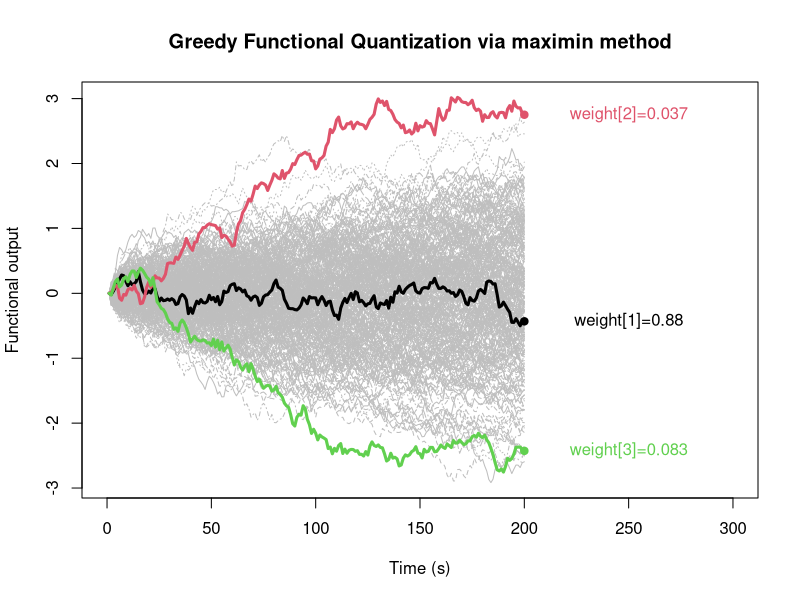
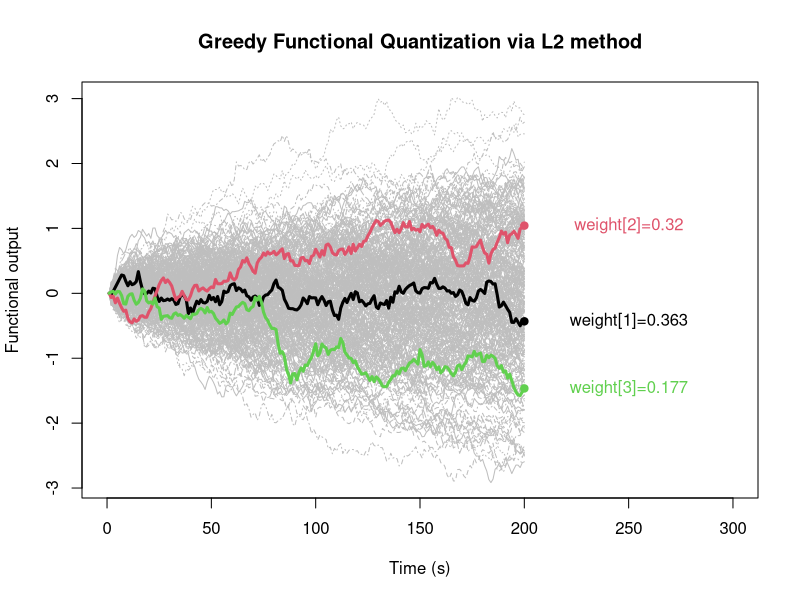

Source code (R) for these figures, in order:
## ---- chunk 1
knitr::opts_chunk$set(echo = TRUE)
## ---- chunk 2
CVT <- function(data,size,iter=22)
{
  Nsim <- dim(data)[1]
  discretization <- dim(data)[2]
  id <- sample(seq(1,Nsim,by=1),size)
  center <- data[id,]
  for(j in 1:iter)
  {
    ccenters <- center
    pairs <- (data)
    distances <- outer(
      1:nrow(pairs),
      1:nrow(ccenters),
      Vectorize( function(m,l) {
        sqrt(sum( (pairs[m,] - ccenters[l,])^2 )/discretization)
      } )
    )
    clusters <- apply(distances,1,which.min)
    weight <- rep(0,size)
    for(q in 1:size) weight[q] <- length(which(clusters==q))/Nsim
    for(i in 1:size)
    {
      if( length(which(clusters==i)) > 1) center[i,] <- apply(data[which(clusters==i),],2,mean)
      if( length(which(clusters==i)) == 1) center[i,] <- data[which(clusters==i),]
      if( length(which(clusters==i)) == 0) center[i,] <- center[i,]
    }
    data <- data
  }
  return(list(data=data,quantizer=center,weights=weight))
}
StochGradient <- function(data,mKL,size)
{
  choice.grid_Reda <- function(X, N, ng=1, p = 2) {
    if (!is.numeric(X))
      stop("X must be numeric")
    if (!is.vector(X) & !is.matrix(X))
      stop("X must be a matrix or a vector")
    if ((!(floor(N) == N)) | (N <= 0))
      stop("N must be entire and positive")
    if ((!(floor(ng) == ng)) | (ng <= 0))
      stop("B must be entire")
    if (p < 1)
      stop("p must be at least 1")
    if (is.vector(X)) {
      d <- 1
      n <- length(X)
      primeX <- matrix(sample(X, n * ng, replace = TRUE),
                       nrow = ng)
      hatX <- replicate(ng, sample(unique(X), N, replace = FALSE))
      hatX0 <- hatX  #save the initial grids
      gammaX <- array(0, dim = c(ng, n + 1))
      # initialisation of the step parameter gamma
      a_gamma <- 4 * N
      b_gamma <- pi^2 * N^(-2)
      BtestX = array(Inf, dim = c(ng, 1))
      # choice of gamma0X
      projXbootinit <- array(0, dim = c(n, ng))
      # index of the grid on which X is projected
      iminx <- array(0, dim = c(n, ng))
      for (i in 1:n) {
        RepX <- matrix(rep(X[i], N * ng), ncol = ng, byrow = TRUE)
        Ax <- sqrt((RepX - hatX0)^2)
        iminx[i, ] <- apply(Ax, 2, which.min)
        mx <- matrix(c(iminx[i, ], c(1:ng)), nrow = ng)
        projXbootinit[i, ] <- hatX0[mx]
      }
      RepX <- matrix(rep(X, ng), ncol = ng)
      distortion <- apply((RepX - projXbootinit)^2, 2, sum)/n
      temp_gammaX <- which(distortion > 1)
      if (length(temp_gammaX) > 0) {
        distortion[temp_gammaX] <- array(1, dim = c(length(temp_gammaX),
                                                    1))
      }
      gamma0X <- distortion
      if(any(gamma0X < 0.005)){gamma0X[gamma0X<0.005] <- 1}
      gammaX = array(0, dim = c(ng, n + 1))
      for (i in 1:ng) {
        # calculation of the step parameter
        gammaX[i, ] <- gamma0X[i] * a_gamma/(a_gamma + gamma0X[i] *
                                               b_gamma * c(1:(n + 1) - 1))
      }
      gammaX[, 1] <- gamma0X
      iminX <- array(0, dim = c(n, ng))  #index that will change
      tildeX <- array(0, dim = c(N, ng))
      # updating of the grids, providing optimal grids
      for (i in 1:n) {
        for (j in 1:ng) {
          tildeX[, j] <- matrix(rep(primeX[j, i], N), nrow = N,
                                byrow = TRUE)
        }
        Ax <- sqrt((tildeX - hatX)^2)
        # calculation of each distance to determine the point of
        # the grid the closer of the stimuli
        iminX[i, ] <- apply(Ax, 2, which.min)
        mX <- matrix(c(iminX[i, ], c(1:ng)), nrow = ng)
        if(sqrt(sum((hatX[mX] - primeX[, i])^2))==0){
          hatX[mX] <- hatX[mX] - gammaX[, i + 1] * (hatX[mX] - primeX[, i])
        }else{
          hatX[mX] <- hatX[mX] - gammaX[, i + 1] * (hatX[mX] -
                                                      primeX[, i]) * (sqrt(sum((hatX[mX] - primeX[,
                                                                                                  i])^2)))^(p - 1)/sqrt(sum((hatX[mX] - primeX[,                                                                                                                          i])^2))
        }
      }
    } else {
      n <- ncol(X)
      d <- nrow(X)
      primeX <- array(X[, sample(c(1:n), n * ng,
                                 replace = T)], dim = c(d, n, ng))
      hatX <- replicate(ng, unique(X)[, sample(c(1:n),
                                               N, replace = F)])  # initial grids chosen randomly in the sample
      hatX <- array(hatX, dim = c(d, N, ng))
      hatX0 <- hatX  #save the initial grids
      # initialisation of the step parameter gamma
      a_gamma <- 4 * N^(1/d)
      b_gamma <- pi^2 * N^(-2/d)
      BtestX <- array(Inf, dim = c(1, ng))
      # choice of gamma0X
      for (i in 1:(N - 1)) {
        for (j in (i + 1):N) {
          Bx <- array(0, dim = c(ng, 1))
          Bx <- sqrt(apply((hatX[, i, , drop = FALSE] -
                              hatX[, j, , drop = FALSE])^2, c(2, 3), sum))/2
          temp_gammaX <- which(Bx < BtestX)
          BtestX[temp_gammaX] <- Bx[temp_gammaX]
        }
      }
      temp_gammaX = which(BtestX > 1)
      if (length(temp_gammaX) > 0) {
        BtestX[temp_gammaX] <- array(1, dim = c(length(temp_gammaX),
                                                1))
      }
      gamma0X <- BtestX
      if(any(gamma0X < 0.005)){gamma0X[gamma0X<0.005] <- 1}
      
      gammaX <- array(0, dim = c(ng, n + 1))
      for (i in 1:ng) {
        # calculation of the step parameter
        gammaX[i, ] <- gamma0X[i] * a_gamma/(a_gamma + gamma0X[i] *
                                               b_gamma * c(1:(n + 1) - 1))
      }
      gammaX[, 1] <- gamma0X
      iminX <- array(0, dim = c(n, ng))  #index that will change
      tildeX <- array(0, dim = c(d, N, ng))
      # updating of the grids, providing optimal grids
      for (i in 1:n) {
        for (j in 1:ng) {
          tildeX[, , j] <- matrix(rep(primeX[, i, j], N),
                                  nrow = N, byrow = FALSE)
        }
        Ax <- sqrt(apply((tildeX - hatX)^2, c(2, 3), sum))
        # calculation of each distance to determine the point of the grid
        #the closer of the stimuli
        iminX[i, ] <- apply(Ax, 2, which.min)
        for (k in 1:d) {
          m <- matrix(c(rep(k, ng), iminX[i, ], c(1:ng)), ncol = 3)
          if(p==2){
            hatX[m] = hatX[m] - gammaX[, i + 1] * (hatX[m] - primeX[k, i, ])
          }else{
            hatX[m] = hatX[m] - gammaX[,i + 1] * (hatX[m] - primeX[k, i, ]) *
              (sqrt(sum((hatX[m] - primeX[k, i, ])^2)))^(p - 1)/sqrt(sum((hatX[m] - primeX[k,
                                                                                           i, ])^2))
          }
        }
      }
    }
    output <- list(init_grid=hatX0,opti_grid=hatX)
    output
  }
  
  dimRed <- Karhunen_Loeve(data,mKL,scale=TRUE)
  support <- dimRed$Coeff
  MEAN <- dimRed$center
  
  l <- choice.grid_Reda(t(support),size,ng=1,p=2)
  
  newCoeff <- t(l$opti_grid[,,1])
  
  quantizer <- matrix(0,ncol=ncol(data),nrow=size)
  for(i in 1:size)
  {
    test <- matrix(0,ncol=mKL,nrow=ncol(data))
    for(j in 1:mKL) test[,j] <- newCoeff[i,j] * (dimRed$eigenfunction[,j]  )
    quantizer[i,] <- apply(test,1,sum) + MEAN
  }
  
  ccenters <- quantizer
  pairs <- data
  distances <- outer(
    1:nrow(pairs),
    1:nrow(ccenters),
    Vectorize( function(m,l) {
      sum( (pairs[m,] - ccenters[l,])^2 )
    } )
  )
  clusters <- apply(distances,1,which.min)
  weight <- as.vector(as.matrix(NA,1,size))
  for(q in 1:size) weight[q] <- length(which(clusters==q))/dim(data)[1]
  
  return(list(data=data,quantizer=quantizer,weights=weight))
}
GFQ <- function(data,mKL,size,method,deepstart=TRUE)
{
  support <- FPCA(data,mKL,scale=TRUE)$Coeff
  if(method == 'L2')
  {
    DESIGN <- NULL
    DESIGN <- as.vector(which.min(apply(((support - colMeans(support))^2),1,sum)))
    n <- dim(support)[1]
    for(j in 2:n)
    {
      e2 <- rep(NA,n)
      for(i in 1:n)
      {
        Distance <- as.matrix(dist(rbind(support,support[c(DESIGN,i),])))
        if(j==1) e2[i] <- min((Distance[1:n,(n+1)])[-i])
        else e2[i] <- sum(apply(Distance[1:n,(n+1):(n+(j))],1,min))
      }
      DESIGN <- c(DESIGN,which.min(e2))
      if(j > size) break
    }
  }
  
  if(method=='maximin')
  {
    if(deepstart==FALSE) res <- sample(seq(1,dim(data)[1]),1)
    else res <- as.vector(which.min(apply(((support - colMeans(support))^2),1,sum)))
    
    x <- support[res,]
    dim <- dim(as.matrix(x))[1]
    n <- size+1
    N <- dim(support)[1]
    support <- cbind(1:N,support)
    dist <- matrix(NA*1:(2*N),ncol=2)
    dist[,1] = c(1:N)
    p <- x
    for(j in 1:(size-1))
    {
      for(i in 1:N)
      {
        Distance <- as.matrix(dist(rbind(p,support[i,c(2:(dim+1))])))
        diag(Distance) <- 1.0E30
        min1 <- apply(Distance,2,min)
        dist[i,2] <- min(min1)
      }
      ind <- dist[order(dist[,2],decreasing=TRUE),1][1]
      p <- rbind(p,support[ind,c(2:(dim+1))])
      res <- c(res,ind)
    }
    DESIGN <- res
  }
  
  ccenters <- data[DESIGN,]
  pairs <- data
  distances <- outer(
    1:nrow(pairs),
    1:nrow(ccenters),
    Vectorize( function(m,l) {
      sum( (pairs[m,] - ccenters[l,])^2 )
    } )
  )
  clusters <- apply(distances,1,which.min)
  weight <- as.vector(as.matrix(NA,1,size))
  for(q in 1:size) weight[q] <- length(which(clusters==q))/dim(data)[1]
  return(list(data=data,quantizer=data[DESIGN,],weights=weight,index=DESIGN))
}
FPCA <- function(data,ncomp,scale=FALSE)
{
  dataa <- data
  MEAN <- apply(data,2,mean)
  if(scale== TRUE){ data <- scale((data),center=TRUE,scale=FALSE)}
  else {data <- (data)}
  n <- nrow(data )
  M <- ncol(data )
  
  COVARIANCE <- t(data ) %*% (data )/n
  
  ei=eigen(COVARIANCE, symmetric = TRUE)
  q <- ncomp
  EIGENVECTORS <- matrix(ei$vectors[, 1:q],ncol=q)
  EIGENVALUES <- ei$values[1:q]
  VAR <- sum(ei$values[1:q])/sum(ei$values)
  COMPONENT1 <- data %*% EIGENVECTORS
  donnee <- matrix(0,ncol=M ,nrow=n)
  for(i in 1:n)
  {
    test <- matrix(0,ncol=q,nrow=M)
    for(j in 1:q)
    {
      test[,j] <- COMPONENT1[i,j] * (EIGENVECTORS[,j]  )
    }
    donnee[i,] <- apply(test,1,sum) + MEAN
  }
  
  
  return(list(Data = (dataa), Appro = donnee, eigenvectors = EIGENVECTORS, 
              Coeff = COMPONENT1, eigenvalues = EIGENVALUES,var=VAR,
              vartot=ei$values,center = MEAN,t=ei$values))
}
BM <- function(N=1000,M=1,x0=0,t0=0,T=1,Dt=NULL)
{
  Dt <- (T - t0)/N
  t <- seq(t0, T, by=Dt)
  res <- data.frame(sapply(1:M,function(i) c(0,cumsum(rnorm(N,mean  =0,sd=sqrt(Dt))))))
  names(res) <- paste("X",1:M,sep="")
  X <- ts(res, start = t0, deltat = Dt)
  return(X)
}
## ---- chunk 3
data <- t(BM(N = 200 - 1, M = 300))
size <- 3
mKL <- 2
quant <- GFQ(data,mKL,size,method="maximin",deepstart=TRUE)
## ---- chunk 4
matplot(t(quant$data),type='l',col='grey',xlim=c(0,300),
        xlab="Time (s)",ylab="Functional output",main="Greedy Functional Quantization via maximin method")
for(i in 1:size) lines(quant$quantizer[i,],col=i,lwd=3)
for(i in 1:size)  points(200,quant$quantizer[i,200],pch=19,col=i)
for(i in 1:size)  text(250,quant$quantizer[i,200],labels=paste("weight[",i,"]=",round(quant$weights[i],3),sep=""),col=i)
## ---- chunk 5
quant <- GFQ(data,mKL,size,method="L2",deepstart=TRUE)
## ---- chunk 6
matplot(t(quant$data),type='l',col='grey',xlim=c(0,300),
        xlab="Time (s)",ylab="Functional output",main="Greedy Functional Quantization via L2 method")
for(i in 1:size) lines(quant$quantizer[i,],col=i,lwd=3)
for(i in 1:size)  points(200,quant$quantizer[i,200],pch=19,col=i)
for(i in 1:size)  text(250,quant$quantizer[i,200],labels=paste("weight[",i,"]=",round(quant$weights[i],3),sep=""),col=i)
